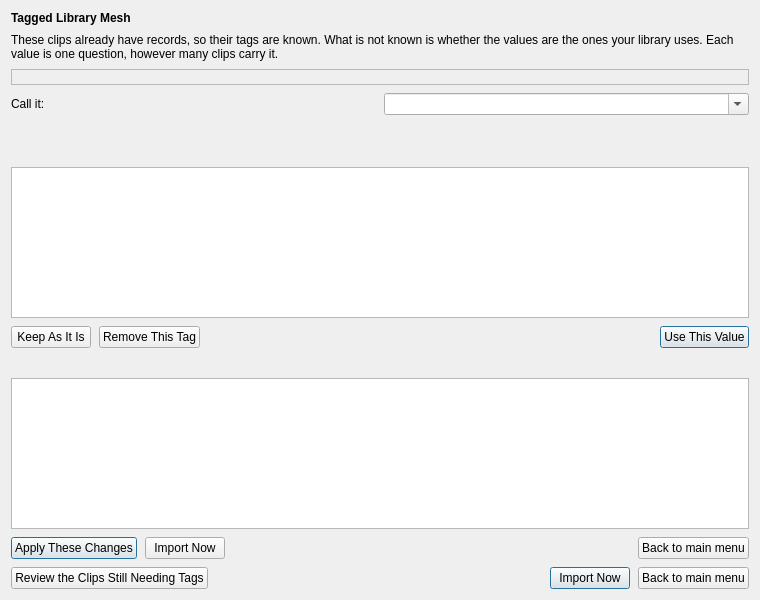
<?xml version="1.0" encoding="UTF-8"?>
<ui version="4.0">
 <class>ValuesWindow</class>
 <widget class="QWidget" name="ValuesWindow">
  <property name="geometry">
   <rect>
    <x>0</x>
    <y>0</y>
    <width>760</width>
    <height>600</height>
   </rect>
  </property>
  <property name="minimumSize">
   <size>
    <width>640</width>
    <height>480</height>
   </size>
  </property>
  <property name="windowTitle">
   <string>Tagged Library Mesh</string>
  </property>
  <layout class="QVBoxLayout" name="verticalLayout">
   <property name="spacing">
    <number>8</number>
   </property>
   <item>
    <widget class="QLabel" name="labelTitle">
     <property name="text">
      <string>Tagged Library Mesh</string>
     </property>
     <property name="styleSheet">
      <string notr="true">font-weight: bold;</string>
     </property>
    </widget>
   </item>
   <item>
    <widget class="QLabel" name="labelIntro">
     <property name="text">
      <string>These clips already have records, so their tags are known. What is not known is whether the values are the ones your library uses. Each value is one question, however many clips carry it.</string>
     </property>
     <property name="wordWrap">
      <bool>true</bool>
     </property>
    </widget>
   </item>
   <item>
    <widget class="QLabel" name="labelQuestion">
     <property name="text">
      <string/>
     </property>
     <property name="wordWrap">
      <bool>true</bool>
     </property>
     <property name="textFormat">
      <enum>Qt::TextFormat::RichText</enum>
     </property>
     <property name="frameShape">
      <enum>QFrame::Shape::StyledPanel</enum>
     </property>
     <property name="margin">
      <number>6</number>
     </property>
    </widget>
   </item>
   <item>
    <layout class="QHBoxLayout" name="valueRow">
     <item>
      <widget class="QLabel" name="labelValuePrompt">
       <property name="text">
        <string>Call it:</string>
       </property>
      </widget>
     </item>
     <item>
      <widget class="QComboBox" name="comboValue">
       <property name="editable">
        <bool>true</bool>
       </property>
       <property name="insertPolicy">
        <enum>QComboBox::InsertPolicy::NoInsert</enum>
       </property>
       <property name="toolTip">
        <string>The value your library should use for this tag. Pick one it already has, or type one of your own. Leaving it empty is not an answer — use Remove This Tag for that.</string>
       </property>
      </widget>
     </item>
    </layout>
   </item>
   <item>
    <widget class="QLabel" name="labelEvidence">
     <property name="text">
      <string/>
     </property>
     <property name="wordWrap">
      <bool>true</bool>
     </property>
    </widget>
   </item>
   <item>
    <widget class="QLabel" name="labelProgress">
     <property name="text">
      <string/>
     </property>
    </widget>
   </item>
   <item>
    <widget class="QListWidget" name="listPending">
     <property name="toolTip">
      <string>Every value still waiting for an answer, most clips first.</string>
     </property>
    </widget>
   </item>
   <item>
    <layout class="QHBoxLayout" name="answerButtons">
     <item>
      <widget class="QPushButton" name="buttonKeep">
       <property name="toolTip">
        <string>Your library already calls it this. Nothing is written for it.</string>
       </property>
       <property name="text">
        <string>Keep As It Is</string>
       </property>
      </widget>
     </item>
     <item>
      <widget class="QPushButton" name="buttonDelete">
       <property name="toolTip">
        <string>Your library has no equivalent for this tag, so it is removed from every clip that carries it. A clip left without a tag it needs will be sent to the Tag Editor.</string>
       </property>
       <property name="text">
        <string>Remove This Tag</string>
       </property>
      </widget>
     </item>
     <item>
      <spacer name="answerSpacer">
       <property name="orientation">
        <enum>Qt::Orientation::Horizontal</enum>
       </property>
       <property name="sizeHint" stdset="0">
        <size>
         <width>40</width>
         <height>20</height>
        </size>
       </property>
      </spacer>
     </item>
     <item>
      <widget class="QPushButton" name="buttonTranslate">
       <property name="text">
        <string>Use This Value</string>
       </property>
       <property name="default">
        <bool>true</bool>
       </property>
      </widget>
     </item>
    </layout>
   </item>
   <item>
    <widget class="QLabel" name="labelStatus">
     <property name="text">
      <string/>
     </property>
     <property name="wordWrap">
      <bool>true</bool>
     </property>
    </widget>
   </item>
   <item>
    <widget class="QPlainTextEdit" name="textReport">
     <property name="readOnly">
      <bool>true</bool>
     </property>
     <property name="visible">
      <bool>false</bool>
     </property>
    </widget>
   </item>
   <item>
    <layout class="QHBoxLayout" name="planButtons">
     <item>
      <widget class="QPushButton" name="buttonApply">
       <property name="visible">
        <bool>false</bool>
       </property>
       <property name="toolTip">
        <string>Rewrites the records of the clips you translated or removed a tag from. The videos are not touched.</string>
       </property>
       <property name="text">
        <string>Apply These Changes</string>
       </property>
       <property name="default">
        <bool>true</bool>
       </property>
      </widget>
     </item>
     <item>
      <widget class="QPushButton" name="buttonImportPlan">
       <property name="toolTip">
        <string>Import without writing the changes above. Any answer you have just given will not be written, and the clips will be filed under the values they currently hold.</string>
       </property>
       <property name="text">
        <string>Import Now</string>
       </property>
      </widget>
     </item>
     <item>
      <spacer name="planSpacer">
       <property name="orientation">
        <enum>Qt::Orientation::Horizontal</enum>
       </property>
       <property name="sizeHint" stdset="0">
        <size>
         <width>40</width>
         <height>20</height>
        </size>
       </property>
      </spacer>
     </item>
     <item>
      <widget class="QPushButton" name="buttonClosePlan">
       <property name="visible">
        <bool>false</bool>
       </property>
       <property name="toolTip">
        <string>Close this window. The records stay as they are in the import folder, so nothing is lost and nothing has to be finished.</string>
       </property>
       <property name="text">
        <string>Back to main menu</string>
       </property>
      </widget>
     </item>
    </layout>
   </item>
   <item>
    <layout class="QHBoxLayout" name="finishButtons">
     <item>
      <widget class="QPushButton" name="buttonQueue">
       <property name="visible">
        <bool>false</bool>
       </property>
       <property name="toolTip">
        <string>Open the Library Mesh Tag Editor on the clips still missing a tag they need.</string>
       </property>
       <property name="text">
        <string>Review the Clips Still Needing Tags</string>
       </property>
      </widget>
     </item>
     <item>
      <spacer name="finishSpacer">
       <property name="orientation">
        <enum>Qt::Orientation::Horizontal</enum>
       </property>
       <property name="sizeHint" stdset="0">
        <size>
         <width>40</width>
         <height>20</height>
        </size>
       </property>
      </spacer>
     </item>
     <item>
      <widget class="QPushButton" name="buttonImport">
       <property name="visible">
        <bool>false</bool>
       </property>
       <property name="toolTip">
        <string>Hand every tagged clip in the import folder to the importer, unchanged.</string>
       </property>
       <property name="text">
        <string>Import Now</string>
       </property>
       <property name="default">
        <bool>true</bool>
       </property>
      </widget>
     </item>
     <item>
      <widget class="QPushButton" name="buttonClose">
       <property name="visible">
        <bool>false</bool>
       </property>
       <property name="toolTip">
        <string>Close this window. The records stay as they are in the import folder, so nothing is lost and nothing has to be finished.</string>
       </property>
       <property name="text">
        <string>Back to main menu</string>
       </property>
      </widget>
     </item>
    </layout>
   </item>
  </layout>
 </widget>
 <resources/>
 <connections/>
</ui>
